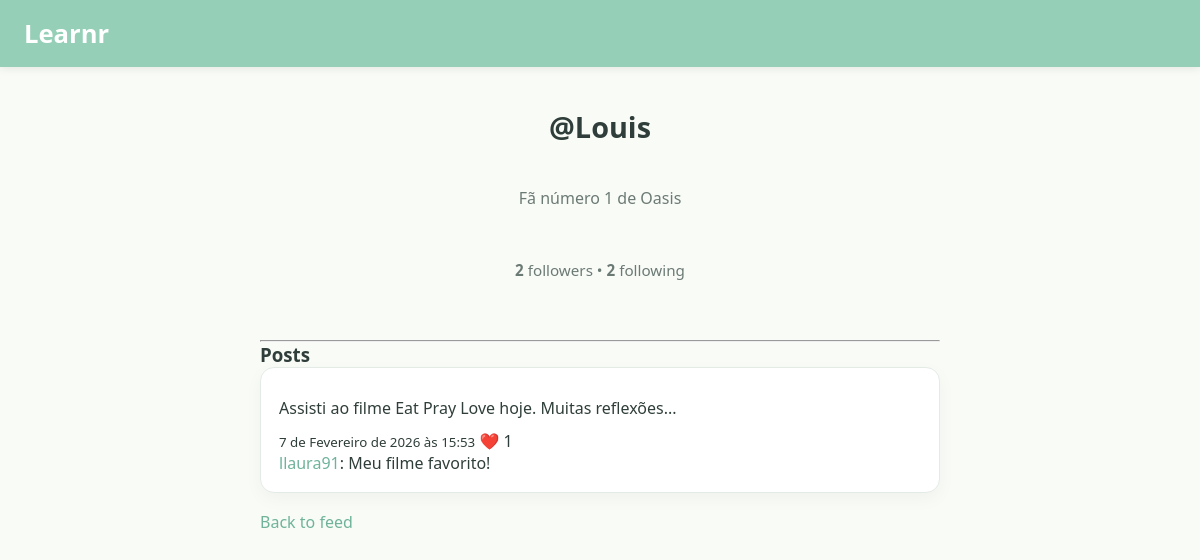
The app's page /perfil/8/ with its own data.
### core/models.py (models this page shows, shortened)
class Perfil(models.Model):
    usuario = models.OneToOneField(User, on_delete=models.CASCADE, related_name="perfil")
    bio = models.TextField(max_length=500, blank=True, default="")
    foto = models.ImageField(upload_to="fotos_perfil/", null=True, blank=True)
    criado_em = models.DateTimeField(auto_now_add=True)
    atualizado_em = models.DateTimeField(auto_now=True)

class Post(models.Model):
    autor = models.ForeignKey(User, on_delete=models.CASCADE)
    texto = models.TextField()
    criado_em = models.DateTimeField(auto_now_add=True)
    curtidas = models.ManyToManyField(User, related_name="curtidas", blank=True)

class Comentario(models.Model):
    autor = models.ForeignKey(User, on_delete=models.CASCADE)
    post = models.ForeignKey(Post, on_delete=models.CASCADE, related_name="comentarios")
    texto = models.TextField()
    criado_em = models.DateTimeField(auto_now_add=True)

### core/views.py (the view)
# urls.py: path("perfil/<int:user_id>/", views.perfil, name="profile"),
def perfil(request, user_id):
    usuario = get_object_or_404(User, id=user_id)
    posts = Post.objects.filter(autor=usuario).order_by("-criado_em")
    seguidores = Seguidor.objects.filter(seguindo=usuario).count()
    seguindo = Seguidor.objects.filter(seguidor=usuario).count()
    seguindo_usuario = False
    if request.user.is_authenticated:
        seguindo_usuario = Seguidor.objects.filter(
            seguidor=request.user,
            seguindo=usuario
        ).exists()
    perfil, _ = Perfil.objects.get_or_create(usuario=usuario)
    context = {
        "usuario": usuario,
        "perfil": perfil,
        "posts": posts,
        "seguidores": seguidores,
        "seguindo": seguindo,
        "seguindo_usuario": seguindo_usuario,
    }
    return render(request, "perfil.html", context)

### core/templates/perfil.html (shortened to what this page needs)
<!DOCTYPE html>
<html>
<head>
    {% load static %}
    <link rel="stylesheet" href="{% static 'estilo.css' %}">
</head>
<body>
    <header>
        <h1>Learnr</h1>
    </header>
    <div class="container">
        <div class="profile-header">
            <h2>@{{ usuario.username }}</h2>
            {% if perfil.bio %}
                <p class="bio">{{ perfil.bio }}</p>
            {% endif %}
            <p class="seguidor-info">
                <strong>{{ seguidores }}</strong> followers •
                <strong>{{ seguindo }}</strong> following
            </p>
        </div>
        <hr>
        <h3>Posts</h3>
        {% for post in posts %}
            <div class="post">
                <div class="post-text">
                    {{ post.texto }}
                </div>
                <small>{{ post.criado_em }}</small>
                {% if user.is_authenticated %}
                    <a class="button" href="{% url 'like_post' post.id %}">
                        ❤️ {{ post.curtidas.count }}
                    </a>
                {% else %}
                    <span>❤️ {{ post.curtidas.count }}</span>
                {% endif %}
                <div class="comentarios-section">
                    {% for comentario in post.comentarios.all %}
                        <p>
                            <strong><a href="{% url 'profile' comentario.autor.id %}">{{ comentario.autor }}</a></strong>: {{ comentario.texto }}
                        </p>
                    {% endfor %}
                </div>
            </div>
        {% empty %}
            <p>This user has not posted anything yet.</p>
        {% endfor %}
        <p><a href="/">Back to feed</a></p>
    </div>
</body>
</html>

### core/static/estilo.css (style rules this page uses)
:root { --verde-principal: #95CFB7; --verde-escuro: #6fb39a; --amarelo-suave: #FFF7BD; --fundo: #f9fbf7; --card: #ffffff; --texto-principal: #2f3e3a; --texto-secundario: #6c7a75; --borda: #e4ebe7; }
* { margin: 0; padding: 0; box-sizing: border-box; font-family: "Segoe UI", Roboto, sans-serif; }
body { background: var(--fundo); color: var(--texto-principal); }
header { background: var(--verde-principal); padding: 16px 24px; box-shadow: 0 2px 8px rgba(0,0,0,0.08); position: sticky; top: 0; z-index: 10; }
header h1 { color: white; font-size: 1.6rem; font-weight: 600; }
.container { max-width: 720px; margin: 40px auto; padding: 0 20px; justify-content: center; }
.post { background: var(--card); border-radius: 14px; padding: 18px; margin-bottom: 18px; border: 1px solid var(--borda); box-shadow: 0 6px 18px rgba(0,0,0,0.04); transition: transform 0.15s ease, box-shadow 0.15s ease; }
.post-text { font-size: 1rem; margin: 10px 0; line-height: 1.5; }
a { color: var(--verde-escuro); text-decoration: none; font-weight: 500; }
.profile-header { text-align: center; margin-bottom: 60px; }
.profile-header h2 { font-size: 1.8rem; margin-bottom: 40px; color: var(--texto-principal); }
.profile-header .bio { font-size: 1rem; color: var(--texto-secundario); line-height: 1.6; margin-bottom: 48px; max-width: 500px; margin-left: auto; margin-right: auto; }
.seguidor-info { font-size: 0.95rem; color: var(--texto-secundario); margin-bottom: 48px; }

### records on screen
Perfil: bio "Fã número 1 de Oasis"
Post: texto "Assisti ao filme Eat Pray Love hoje. Muitas reflexões...", criado_em "7 de Fevereiro de 2026 às 15:53", curtidas.count "1"
Comentario: autor "llaura91", texto "Meu filme favorito!"

### other values on screen
{{ usuario.username }} "Louis"
{{ seguidores }} "2"
{{ seguindo }} "2"
